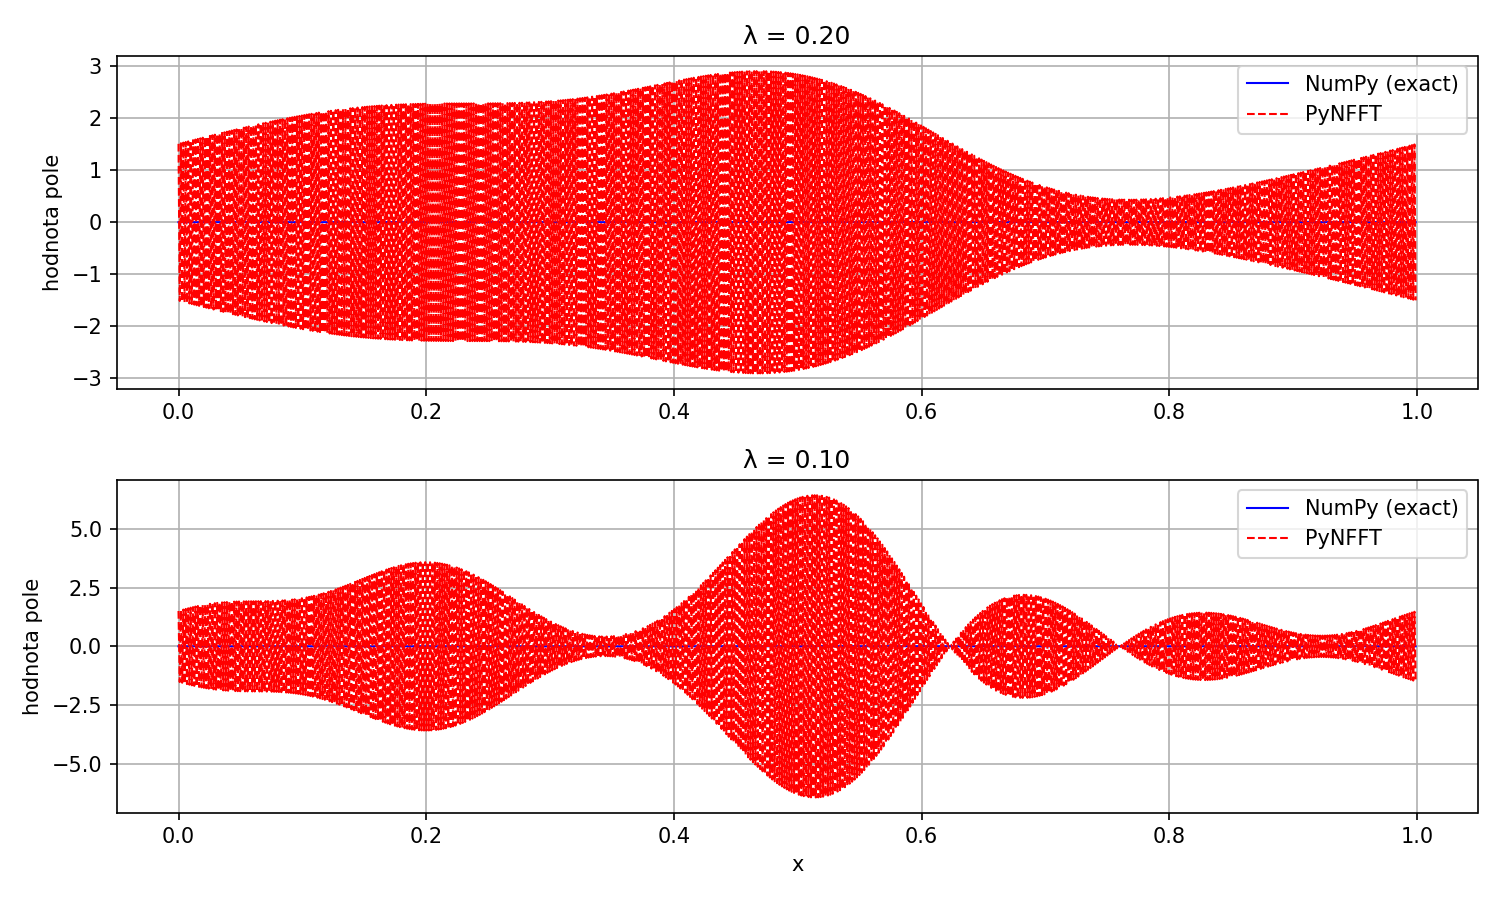

Generate this figure with Python:
#!/usr/bin/env python3
# -*- coding: utf-8 -*-
"""
Porovnání NumPy‑IFFT vs. PyNFFT na TÉŽE pravidelné mřížce.
"""

import numpy as np
import matplotlib.pyplot as plt
from pynfft import NFFT

# ------------------------ mřížka a frekvence ------------------------
L = 1.0
N = 1024                  
dx = L / N
x_grid  = np.arange(N) * dx           # 0 … 1‑dx
x_shift = x_grid - 0.5                # interval (‑0.5,0.5]

k_full  = np.arange(N)                # 0…N‑1
omega   = 2*np.pi*(k_full - N*(k_full>N//2))/L   # správné kladné + záporné ω

# ------------------------ pomocné funkce ----------------------------
def spectrum(lambda_corr):
    """náhodné symetrické spektrum v NE‑shiftovaném pořadí (k=0..N-1)."""
    # náhodné gaussovské komplexy jen pro kladné k (0..N/2)
    np.random.seed(0)
    c_pos = np.random.normal(0,1,N//2+1) + 1j*np.random.normal(0,1,N//2+1)

    fhat = np.zeros(N, dtype=np.complex128)
    fhat[:N//2+1] = c_pos
    fhat[N//2+1:] = np.conj(c_pos[1:-1][::-1])   # FF[-k] = conj(FF[k])

    S = np.exp(-0.5 * (lambda_corr * omega)**2)
    return fhat * np.sqrt(S)

def slow_ifft(fhat, x_nodes):
    """Přímý součet 1/N Σ fhat_k e^{i 2π k x} se stejným pořadím k=0..N-1."""
    k = np.arange(N)
    phase = np.exp(1j * 2*np.pi * k[:,None] * x_nodes[None,:])
    return (fhat[:,None] * phase).sum(axis=0) / N

def field_pynfft(fhat, x_nodes):
    plan = NFFT(N, len(x_nodes))
    plan.x = x_nodes                    # (-0.5,0.5]
    plan.precompute()
    plan.f_hat[:] = fhat                # NE‑shiftované
    plan.trafo()
    return plan.f.copy()

# ------------------------ výpočet -----------------------------------
lambda_vals = [1/5, 1/10]
plt.figure(figsize=(10,6))

for i, lam in enumerate(lambda_vals, 1):
    f_hat = spectrum(lam)

    f_np  = slow_ifft(f_hat, x_shift).real
    f_nf  = field_pynfft(f_hat, x_shift).real

    plt.subplot(2,1,i)
    plt.title(f"λ = {lam:.2f}")
    plt.plot(x_grid, f_np, 'b',  lw=1, label='NumPy (exact)')
    plt.plot(x_grid, f_nf, 'r--',lw=1, label='PyNFFT')
    plt.ylabel("hodnota pole"); plt.grid(); plt.legend()

plt.xlabel("x")
plt.tight_layout()
plt.savefig("/data/fft_vs_pynfft.png", dpi=150)
plt.show()
